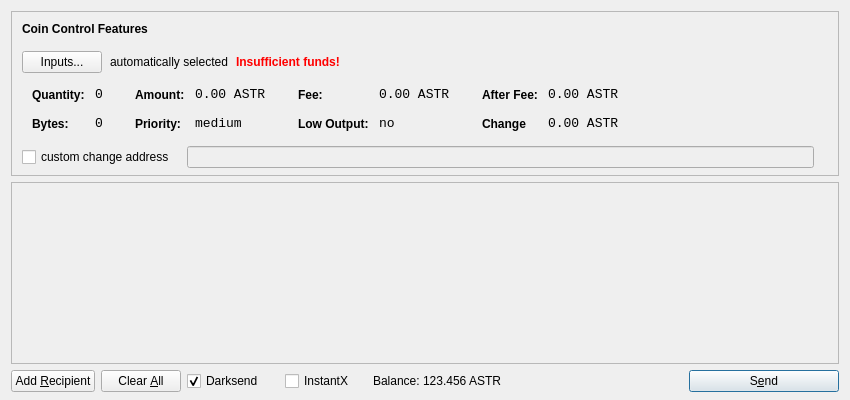
<?xml version="1.0" encoding="UTF-8"?>
<ui version="4.0">
 <class>SendCoinsDialog</class>
 <widget class="QDialog" name="SendCoinsDialog">
  <property name="geometry">
   <rect>
    <x>0</x>
    <y>0</y>
    <width>850</width>
    <height>400</height>
   </rect>
  </property>
  <property name="windowTitle">
   <string>Send Coins</string>
  </property>
  <layout class="QVBoxLayout" name="verticalLayout" stretch="0,1,0">
   <property name="bottomMargin">
    <number>8</number>
   </property>
   <item>
    <widget class="QFrame" name="frameCoinControl">
     <property name="sizePolicy">
      <sizepolicy hsizetype="Expanding" vsizetype="Expanding">
       <horstretch>0</horstretch>
       <verstretch>0</verstretch>
      </sizepolicy>
     </property>
     <property name="maximumSize">
      <size>
       <width>16777215</width>
       <height>16777215</height>
      </size>
     </property>
     <property name="frameShape">
      <enum>QFrame::StyledPanel</enum>
     </property>
     <property name="frameShadow">
      <enum>QFrame::Sunken</enum>
     </property>
     <layout class="QVBoxLayout" name="verticalLayoutCoinControl2">
      <property name="spacing">
       <number>-1</number>
      </property>
      <property name="leftMargin">
       <number>0</number>
      </property>
      <property name="topMargin">
       <number>0</number>
      </property>
      <property name="rightMargin">
       <number>0</number>
      </property>
      <property name="bottomMargin">
       <number>6</number>
      </property>
      <item>
       <layout class="QVBoxLayout" name="verticalLayoutCoinControl" stretch="0,0,0,0,1">
        <property name="spacing">
         <number>0</number>
        </property>
        <property name="leftMargin">
         <number>10</number>
        </property>
        <property name="topMargin">
         <number>10</number>
        </property>
        <item>
         <layout class="QHBoxLayout" name="horizontalLayoutCoinControl1">
          <property name="bottomMargin">
           <number>15</number>
          </property>
          <item>
           <widget class="QLabel" name="labelCoinControlFeatures">
            <property name="sizePolicy">
             <sizepolicy hsizetype="Preferred" vsizetype="Maximum">
              <horstretch>0</horstretch>
              <verstretch>0</verstretch>
             </sizepolicy>
            </property>
            <property name="font">
             <font>
              <weight>75</weight>
              <bold>true</bold>
             </font>
            </property>
            <property name="styleSheet">
             <string notr="true">font-weight:bold;</string>
            </property>
            <property name="text">
             <string>Coin Control Features</string>
            </property>
           </widget>
          </item>
         </layout>
        </item>
        <item>
         <layout class="QHBoxLayout" name="horizontalLayoutCoinControl2" stretch="0,0,0,0">
          <property name="spacing">
           <number>8</number>
          </property>
          <property name="bottomMargin">
           <number>10</number>
          </property>
          <item>
           <widget class="QPushButton" name="pushButtonCoinControl">
            <property name="styleSheet">
             <string notr="true"/>
            </property>
            <property name="text">
             <string>Inputs...</string>
            </property>
           </widget>
          </item>
          <item>
           <widget class="QLabel" name="labelCoinControlAutomaticallySelected">
            <property name="text">
             <string>automatically selected</string>
            </property>
            <property name="margin">
             <number>5</number>
            </property>
           </widget>
          </item>
          <item>
           <widget class="QLabel" name="labelCoinControlInsuffFunds">
            <property name="font">
             <font>
              <weight>75</weight>
              <bold>true</bold>
             </font>
            </property>
            <property name="styleSheet">
             <string notr="true">color:red;font-weight:bold;</string>
            </property>
            <property name="text">
             <string>Insufficient funds!</string>
            </property>
            <property name="margin">
             <number>5</number>
            </property>
           </widget>
          </item>
          <item>
           <spacer name="horizontalSpacerCoinControl">
            <property name="orientation">
             <enum>Qt::Horizontal</enum>
            </property>
            <property name="sizeHint" stdset="0">
             <size>
              <width>40</width>
              <height>1</height>
             </size>
            </property>
           </spacer>
          </item>
         </layout>
        </item>
        <item>
         <widget class="QWidget" name="widgetCoinControl" native="true">
          <property name="sizePolicy">
           <sizepolicy hsizetype="Preferred" vsizetype="Preferred">
            <horstretch>0</horstretch>
            <verstretch>0</verstretch>
           </sizepolicy>
          </property>
          <property name="minimumSize">
           <size>
            <width>0</width>
            <height>0</height>
           </size>
          </property>
          <property name="styleSheet">
           <string notr="true"/>
          </property>
          <layout class="QHBoxLayout" name="horizontalLayoutCoinControl5">
           <property name="margin">
            <number>0</number>
           </property>
           <item>
            <layout class="QHBoxLayout" name="horizontalLayoutCoinControl3" stretch="0,0,0,1">
             <property name="spacing">
              <number>20</number>
             </property>
             <property name="topMargin">
              <number>0</number>
             </property>
             <property name="bottomMargin">
              <number>10</number>
             </property>
             <item>
              <layout class="QFormLayout" name="formLayoutCoinControl1">
               <property name="horizontalSpacing">
                <number>10</number>
               </property>
               <property name="verticalSpacing">
                <number>14</number>
               </property>
               <property name="leftMargin">
                <number>10</number>
               </property>
               <property name="topMargin">
                <number>4</number>
               </property>
               <property name="rightMargin">
                <number>6</number>
               </property>
               <item row="0" column="0">
                <widget class="QLabel" name="labelCoinControlQuantityText">
                 <property name="styleSheet">
                  <string notr="true">font-weight:bold;</string>
                 </property>
                 <property name="text">
                  <string>Quantity:</string>
                 </property>
                 <property name="margin">
                  <number>0</number>
                 </property>
                </widget>
               </item>
               <item row="0" column="1">
                <widget class="QLabel" name="labelCoinControlQuantity">
                 <property name="font">
                  <font>
                   <family>Monospace</family>
                   <pointsize>10</pointsize>
                  </font>
                 </property>
                 <property name="cursor">
                  <cursorShape>IBeamCursor</cursorShape>
                 </property>
                 <property name="contextMenuPolicy">
                  <enum>Qt::ActionsContextMenu</enum>
                 </property>
                 <property name="text">
                  <string>0</string>
                 </property>
                 <property name="margin">
                  <number>0</number>
                 </property>
                 <property name="textInteractionFlags">
                  <set>Qt::LinksAccessibleByMouse|Qt::TextSelectableByKeyboard|Qt::TextSelectableByMouse</set>
                 </property>
                </widget>
               </item>
               <item row="1" column="0">
                <widget class="QLabel" name="labelCoinControlBytesText">
                 <property name="styleSheet">
                  <string notr="true">font-weight:bold;</string>
                 </property>
                 <property name="text">
                  <string>Bytes:</string>
                 </property>
                </widget>
               </item>
               <item row="1" column="1">
                <widget class="QLabel" name="labelCoinControlBytes">
                 <property name="font">
                  <font>
                   <family>Monospace</family>
                   <pointsize>10</pointsize>
                  </font>
                 </property>
                 <property name="cursor">
                  <cursorShape>IBeamCursor</cursorShape>
                 </property>
                 <property name="contextMenuPolicy">
                  <enum>Qt::ActionsContextMenu</enum>
                 </property>
                 <property name="text">
                  <string>0</string>
                 </property>
                 <property name="textInteractionFlags">
                  <set>Qt::LinksAccessibleByMouse|Qt::TextSelectableByKeyboard|Qt::TextSelectableByMouse</set>
                 </property>
                </widget>
               </item>
              </layout>
             </item>
             <item>
              <layout class="QFormLayout" name="formLayoutCoinControl2">
               <property name="horizontalSpacing">
                <number>10</number>
               </property>
               <property name="verticalSpacing">
                <number>14</number>
               </property>
               <property name="leftMargin">
                <number>6</number>
               </property>
               <property name="topMargin">
                <number>4</number>
               </property>
               <property name="rightMargin">
                <number>6</number>
               </property>
               <item row="0" column="0">
                <widget class="QLabel" name="labelCoinControlAmountText">
                 <property name="styleSheet">
                  <string notr="true">font-weight:bold;</string>
                 </property>
                 <property name="text">
                  <string>Amount:</string>
                 </property>
                 <property name="margin">
                  <number>0</number>
                 </property>
                </widget>
               </item>
               <item row="0" column="1">
                <widget class="QLabel" name="labelCoinControlAmount">
                 <property name="font">
                  <font>
                   <family>Monospace</family>
                   <pointsize>10</pointsize>
                  </font>
                 </property>
                 <property name="cursor">
                  <cursorShape>IBeamCursor</cursorShape>
                 </property>
                 <property name="contextMenuPolicy">
                  <enum>Qt::ActionsContextMenu</enum>
                 </property>
                 <property name="text">
                  <string>0.00 ASTR</string>
                 </property>
                 <property name="textInteractionFlags">
                  <set>Qt::LinksAccessibleByMouse|Qt::TextSelectableByKeyboard|Qt::TextSelectableByMouse</set>
                 </property>
                </widget>
               </item>
               <item row="1" column="0">
                <widget class="QLabel" name="labelCoinControlPriorityText">
                 <property name="styleSheet">
                  <string notr="true">font-weight:bold;</string>
                 </property>
                 <property name="text">
                  <string>Priority:</string>
                 </property>
                </widget>
               </item>
               <item row="1" column="1">
                <widget class="QLabel" name="labelCoinControlPriority">
                 <property name="font">
                  <font>
                   <family>Monospace</family>
                   <pointsize>10</pointsize>
                  </font>
                 </property>
                 <property name="cursor">
                  <cursorShape>IBeamCursor</cursorShape>
                 </property>
                 <property name="contextMenuPolicy">
                  <enum>Qt::ActionsContextMenu</enum>
                 </property>
                 <property name="text">
                  <string>medium</string>
                 </property>
                 <property name="textInteractionFlags">
                  <set>Qt::LinksAccessibleByMouse|Qt::TextSelectableByKeyboard|Qt::TextSelectableByMouse</set>
                 </property>
                </widget>
               </item>
              </layout>
             </item>
             <item>
              <layout class="QFormLayout" name="formLayoutCoinControl3">
               <property name="horizontalSpacing">
                <number>10</number>
               </property>
               <property name="verticalSpacing">
                <number>14</number>
               </property>
               <property name="leftMargin">
                <number>6</number>
               </property>
               <property name="topMargin">
                <number>4</number>
               </property>
               <property name="rightMargin">
                <number>6</number>
               </property>
               <item row="0" column="0">
                <widget class="QLabel" name="labelCoinControlFeeText">
                 <property name="styleSheet">
                  <string notr="true">font-weight:bold;</string>
                 </property>
                 <property name="text">
                  <string>Fee:</string>
                 </property>
                 <property name="margin">
                  <number>0</number>
                 </property>
                </widget>
               </item>
               <item row="0" column="1">
                <widget class="QLabel" name="labelCoinControlFee">
                 <property name="font">
                  <font>
                   <family>Monospace</family>
                   <pointsize>10</pointsize>
                  </font>
                 </property>
                 <property name="cursor">
                  <cursorShape>IBeamCursor</cursorShape>
                 </property>
                 <property name="contextMenuPolicy">
                  <enum>Qt::ActionsContextMenu</enum>
                 </property>
                 <property name="text">
                  <string>0.00 ASTR</string>
                 </property>
                 <property name="textInteractionFlags">
                  <set>Qt::LinksAccessibleByMouse|Qt::TextSelectableByKeyboard|Qt::TextSelectableByMouse</set>
                 </property>
                </widget>
               </item>
               <item row="1" column="0">
                <widget class="QLabel" name="labelCoinControlLowOutputText">
                 <property name="styleSheet">
                  <string notr="true">font-weight:bold;</string>
                 </property>
                 <property name="text">
                  <string>Low Output:</string>
                 </property>
                </widget>
               </item>
               <item row="1" column="1">
                <widget class="QLabel" name="labelCoinControlLowOutput">
                 <property name="font">
                  <font>
                   <family>Monospace</family>
                   <pointsize>10</pointsize>
                  </font>
                 </property>
                 <property name="cursor">
                  <cursorShape>IBeamCursor</cursorShape>
                 </property>
                 <property name="contextMenuPolicy">
                  <enum>Qt::ActionsContextMenu</enum>
                 </property>
                 <property name="text">
                  <string>no</string>
                 </property>
                 <property name="textInteractionFlags">
                  <set>Qt::LinksAccessibleByMouse|Qt::TextSelectableByKeyboard|Qt::TextSelectableByMouse</set>
                 </property>
                </widget>
               </item>
              </layout>
             </item>
             <item>
              <layout class="QFormLayout" name="formLayoutCoinControl4">
               <property name="horizontalSpacing">
                <number>10</number>
               </property>
               <property name="verticalSpacing">
                <number>14</number>
               </property>
               <property name="leftMargin">
                <number>6</number>
               </property>
               <property name="topMargin">
                <number>4</number>
               </property>
               <property name="rightMargin">
                <number>6</number>
               </property>
               <item row="0" column="0">
                <widget class="QLabel" name="labelCoinControlAfterFeeText">
                 <property name="styleSheet">
                  <string notr="true">font-weight:bold;</string>
                 </property>
                 <property name="text">
                  <string>After Fee:</string>
                 </property>
                 <property name="margin">
                  <number>0</number>
                 </property>
                </widget>
               </item>
               <item row="0" column="1">
                <widget class="QLabel" name="labelCoinControlAfterFee">
                 <property name="font">
                  <font>
                   <family>Monospace</family>
                   <pointsize>10</pointsize>
                  </font>
                 </property>
                 <property name="cursor">
                  <cursorShape>IBeamCursor</cursorShape>
                 </property>
                 <property name="contextMenuPolicy">
                  <enum>Qt::ActionsContextMenu</enum>
                 </property>
                 <property name="text">
                  <string>0.00 ASTR</string>
                 </property>
                 <property name="textInteractionFlags">
                  <set>Qt::LinksAccessibleByMouse|Qt::TextSelectableByKeyboard|Qt::TextSelectableByMouse</set>
                 </property>
                </widget>
               </item>
               <item row="1" column="0">
                <widget class="QLabel" name="labelCoinControlChangeText">
                 <property name="styleSheet">
                  <string notr="true">font-weight:bold;</string>
                 </property>
                 <property name="text">
                  <string>Change</string>
                 </property>
                </widget>
               </item>
               <item row="1" column="1">
                <widget class="QLabel" name="labelCoinControlChange">
                 <property name="font">
                  <font>
                   <family>Monospace</family>
                   <pointsize>10</pointsize>
                  </font>
                 </property>
                 <property name="cursor">
                  <cursorShape>IBeamCursor</cursorShape>
                 </property>
                 <property name="contextMenuPolicy">
                  <enum>Qt::ActionsContextMenu</enum>
                 </property>
                 <property name="text">
                  <string>0.00 ASTR</string>
                 </property>
                 <property name="textInteractionFlags">
                  <set>Qt::LinksAccessibleByMouse|Qt::TextSelectableByKeyboard|Qt::TextSelectableByMouse</set>
                 </property>
                </widget>
               </item>
              </layout>
             </item>
            </layout>
           </item>
          </layout>
         </widget>
        </item>
        <item>
         <layout class="QHBoxLayout" name="horizontalLayoutCoinControl4" stretch="0,0,0">
          <property name="spacing">
           <number>12</number>
          </property>
          <property name="sizeConstraint">
           <enum>QLayout::SetDefaultConstraint</enum>
          </property>
          <property name="topMargin">
           <number>5</number>
          </property>
          <property name="rightMargin">
           <number>5</number>
          </property>
          <item>
           <widget class="QCheckBox" name="checkBoxCoinControlChange">
            <property name="text">
             <string>custom change address</string>
            </property>
           </widget>
          </item>
          <item>
           <widget class="QLineEdit" name="lineEditCoinControlChange">
            <property name="enabled">
             <bool>false</bool>
            </property>
            <property name="sizePolicy">
             <sizepolicy hsizetype="Expanding" vsizetype="Fixed">
              <horstretch>0</horstretch>
              <verstretch>0</verstretch>
             </sizepolicy>
            </property>
           </widget>
          </item>
          <item>
           <widget class="QLabel" name="labelCoinControlChangeLabel">
            <property name="sizePolicy">
             <sizepolicy hsizetype="Preferred" vsizetype="Expanding">
              <horstretch>0</horstretch>
              <verstretch>0</verstretch>
             </sizepolicy>
            </property>
            <property name="minimumSize">
             <size>
              <width>0</width>
              <height>0</height>
             </size>
            </property>
            <property name="text">
             <string/>
            </property>
            <property name="margin">
             <number>3</number>
            </property>
           </widget>
          </item>
         </layout>
        </item>
        <item>
         <spacer name="verticalSpacerCoinControl">
          <property name="orientation">
           <enum>Qt::Vertical</enum>
          </property>
          <property name="sizeHint" stdset="0">
           <size>
            <width>800</width>
            <height>1</height>
           </size>
          </property>
         </spacer>
        </item>
       </layout>
      </item>
     </layout>
    </widget>
   </item>
   <item>
    <widget class="QScrollArea" name="scrollArea">
     <property name="widgetResizable">
      <bool>true</bool>
     </property>
     <widget class="QWidget" name="scrollAreaWidgetContents">
      <property name="geometry">
       <rect>
        <x>0</x>
        <y>0</y>
        <width>830</width>
        <height>165</height>
       </rect>
      </property>
      <layout class="QVBoxLayout" name="verticalLayout_2">
       <property name="margin">
        <number>0</number>
       </property>
       <item>
        <layout class="QVBoxLayout" name="entries">
         <property name="spacing">
          <number>6</number>
         </property>
        </layout>
       </item>
       <item>
        <spacer name="verticalSpacer">
         <property name="orientation">
          <enum>Qt::Vertical</enum>
         </property>
         <property name="sizeHint" stdset="0">
          <size>
           <width>20</width>
           <height>40</height>
          </size>
         </property>
        </spacer>
       </item>
      </layout>
     </widget>
    </widget>
   </item>
   <item>
    <layout class="QHBoxLayout" name="horizontalLayout">
     <item>
      <widget class="QPushButton" name="addButton">
       <property name="toolTip">
        <string>Send to multiple recipients at once</string>
       </property>
       <property name="text">
        <string>Add &amp;Recipient</string>
       </property>
       <property name="autoDefault">
        <bool>false</bool>
       </property>
      </widget>
     </item>
     <item>
      <widget class="QPushButton" name="clearButton">
       <property name="sizePolicy">
        <sizepolicy hsizetype="Minimum" vsizetype="Fixed">
         <horstretch>0</horstretch>
         <verstretch>0</verstretch>
        </sizepolicy>
       </property>
       <property name="toolTip">
        <string>Remove all transaction fields</string>
       </property>
       <property name="text">
        <string>Clear &amp;All</string>
       </property>
       <property name="autoRepeatDelay">
        <number>300</number>
       </property>
       <property name="autoDefault">
        <bool>false</bool>
       </property>
      </widget>
     </item>
     <item>
      <layout class="QHBoxLayout" name="horizontalLayout_2">
       <property name="spacing">
        <number>3</number>
       </property>
        <item>
        <widget class="QCheckBox" name="checkUseDarksend">
         <property name="minimumSize">
          <size>
           <width>95</width>
           <height>0</height>
          </size>
         </property>
         <property name="text">
          <string>Darksend</string>
         </property>
         <property name="checked">
          <bool>true</bool>
         </property>
        </widget>
       </item>
       <item>
        <widget class="QCheckBox" name="checkInstantX">
         <property name="enabled">
          <bool>true</bool>
         </property>
         <property name="minimumSize">
          <size>
           <width>85</width>
           <height>0</height>
          </size>
         </property>
         <property name="text">
          <string>InstantX</string>
         </property>
        </widget>
       </item>
       <item>
        <widget class="QLabel" name="label">
         <property name="sizePolicy">
          <sizepolicy hsizetype="Preferred" vsizetype="Fixed">
           <horstretch>0</horstretch>
           <verstretch>0</verstretch>
          </sizepolicy>
         </property>
         <property name="text">
          <string>Balance:</string>
         </property>
        </widget>
       </item>
       <item>
        <widget class="QLabel" name="labelBalance">
         <property name="sizePolicy">
          <sizepolicy hsizetype="Preferred" vsizetype="Fixed">
           <horstretch>0</horstretch>
           <verstretch>0</verstretch>
          </sizepolicy>
         </property>
         <property name="cursor">
          <cursorShape>IBeamCursor</cursorShape>
         </property>
         <property name="text">
          <string>123.456 ASTR</string>
         </property>
         <property name="textInteractionFlags">
          <set>Qt::LinksAccessibleByMouse|Qt::TextSelectableByKeyboard|Qt::TextSelectableByMouse</set>
         </property>
        </widget>
       </item>
      </layout>
     </item>
     <item>
      <spacer name="horizontalSpacer">
       <property name="orientation">
        <enum>Qt::Horizontal</enum>
       </property>
       <property name="sizeHint" stdset="0">
        <size>
         <width>40</width>
         <height>20</height>
        </size>
       </property>
      </spacer>
     </item>
     <item>
      <widget class="QPushButton" name="sendButton">
       <property name="minimumSize">
        <size>
         <width>150</width>
         <height>0</height>
        </size>
       </property>
       <property name="toolTip">
        <string>Confirm the send action</string>
       </property>
       <property name="text">
        <string>S&amp;end</string>
       </property>
       <property name="icon">
        <iconset resource="../bitcoin.qrc">
         <normaloff>:/icons/send</normaloff>:/icons/send</iconset>
       </property>
       <property name="default">
        <bool>true</bool>
       </property>
      </widget>
     </item>
    </layout>
   </item>
  </layout>
 </widget>
 <resources>
  <include location="../bitcoin.qrc"/>
 </resources>
 <connections/>
</ui>
